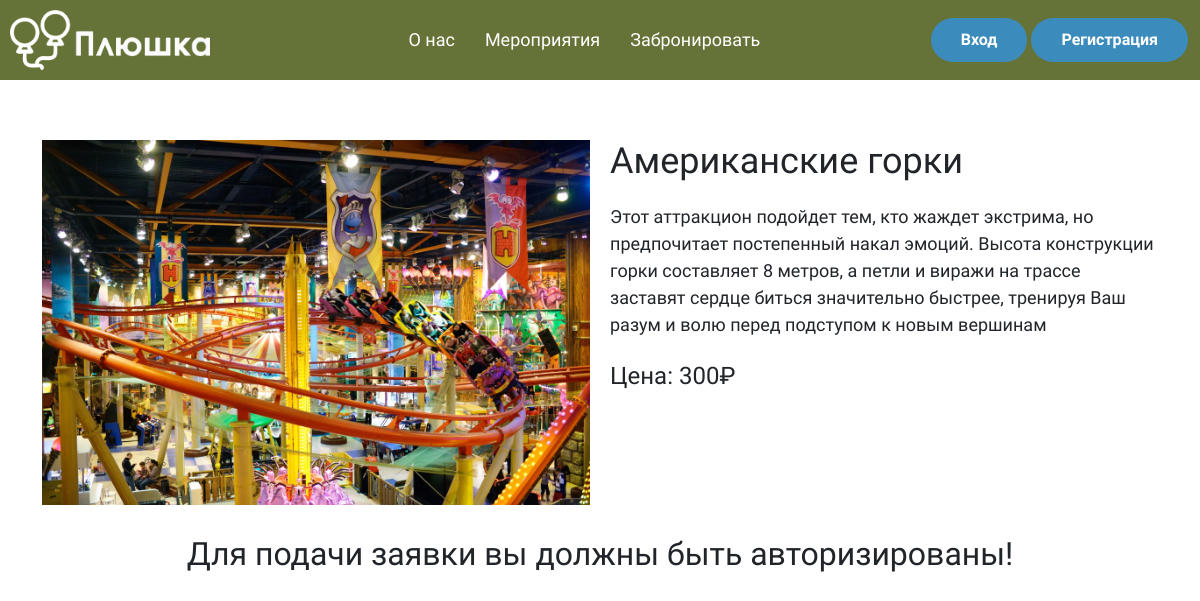
/event.php?EventId=8, run on the app's committed database.
### tables this page shows
CREATE TABLE `events` (
  `id_event` int NOT NULL,
  `title` varchar(150) NOT NULL,
  `photo` varchar(250) NOT NULL,
  `price` varchar(150) NOT NULL,
  `description` varchar(600) NOT NULL
);

### event.php (the view, shortened to what this page needs)
<?php
require_once "connect.php";
$id_user_session = !empty($_SESSION['id_user']) ? $_SESSION['id_user'] : false;
$idEvent = !empty($_GET['EventId']) ? $_GET['EventId'] : false;
$query = "select * from events where id_event = '$idEvent'";
$result = mysqli_fetch_array(mysqli_query($con, $query));
include "header.php";
?>
<div class="container">
    <div class="eventTitle">
        <div class="leftEvent">
            <img src="/assets/img/<?= $result['photo'] ?>" alt="<?= $result['photo'] ?>">
        </div>
        <div class="rightEvent">
            <h1><?= $result['title'] ?></h1>
            <p class="event-description"><?= $result['description'] ?></p>
            <p class="event-price">Цена: <?= $result['price'] ?>₽</p>
        </div>
    </div>
    <?php
    $today = date("Y-m-d");
    if (!empty($_SESSION['id_user'])) {
    ?>
        <div class="bookingEvent">
            <h1>Понравилось мероприятие?</h1>
            <h3>Скорее оставляйте заявку!</h3>
            <form action="/bookingDB.php" class="formEvent" method="post">
                <input type="hidden" name="id_user" value="<?= $id_user_session ?>">
                <input type="hidden" name="event" value="<?= $idEvent ?>">
                <label for="date_booking">Дата бронирования</label>
                <input type="date" placeholder="Дата" name="date" value="<?=$today?>" min="<?=$today?>" required style = "padding-left:20px;" >
                <label for="count">Количество гостей</label>
                <input type="text" placeholder="Количество людей" pattern="^[ 0-9]+$" name="quantity" required>
                <label for="comment">Комментарий</label>
                <textarea id="description" name="description" pattern="[A-Za-zА-Яа-яЁё0-9\s]+" required placeholder="Комментарий" style="margin-top: 10px; padding:10px 0 0 20px; height:200px;"></textarea>
                <button class="btn btn-success" type="submit" style="margin-top: 15px; width:150px;">Отправить</button>
            </form>
        </div>
<?
    }else{
        ?>
        <h2 style="margin-top: 30px;">Для подачи заявки вы должны быть авторизированы!</h2>
        <?
    }
?>
</div>

### style.css (style rules this page uses)
* { margin: 0; padding: 0; font-family: "Comfortaa", cursive; }
h2 { text-align: center; margin-bottom: 20px; }
.eventTitle { display: flex; justify-content: space-between; margin-top: 60px; }
.leftEvent { width: 50%; margin-right: 20px; }
.leftEvent img { width: 100%; }
.rightEvent { width: 50%; }
.rightEvent h1 { font-size: 36px; margin-bottom: 20px; }
.rightEvent .event-price { font-size: 24px; margin-bottom: 20px; }
.rightEvent .event-description { font-size: 18px; margin-bottom: 20px; }

### data on the page
events: photo (picture), title "Американские горки", description "Этот аттракцион подойдет тем, кто жаждет экстрима, но предпочитает постепенный накал эмоций. Высота конструкции горки составляет 8 метров, а петли и виражи на трассе заставят сердце биться значительно быстрее, тренируя Ваш разум и волю перед подступом к новым вершинам", price "300"
